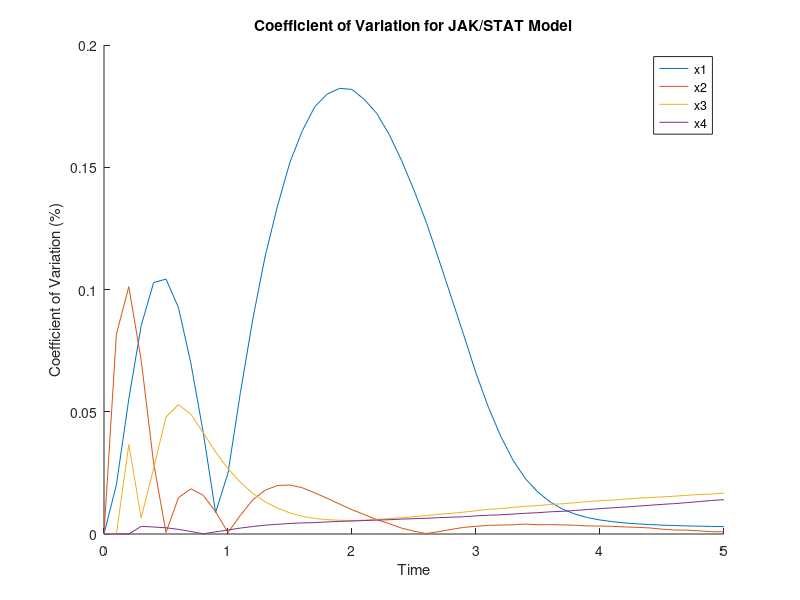
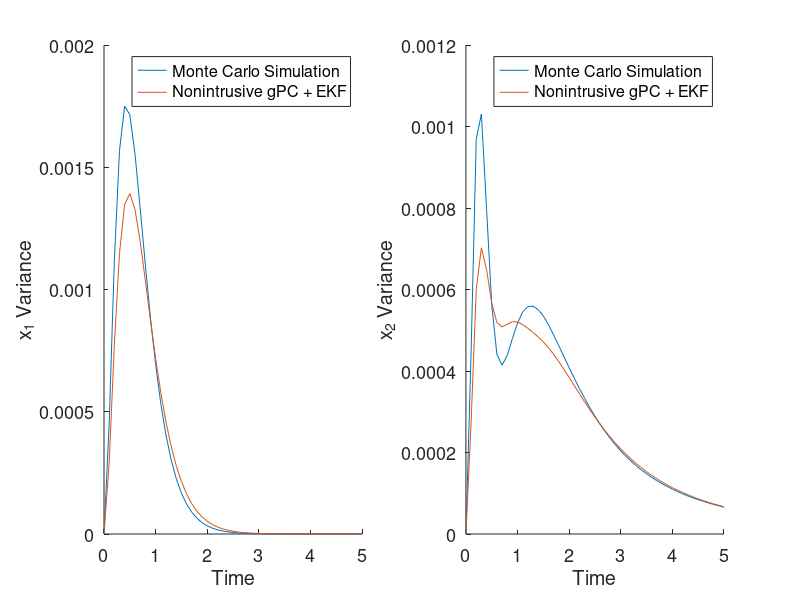

The MATLAB source for these figures, in order:
load('totvar1','totvar1')
load('totvar2','totvar2')
load('totvar3','totvar3')
load('totvar4','totvar4')

mu1 = [1.000000000000000000e+00
7.897853718443836879e-01
6.242402018183289547e-01
4.937336843857673685e-01
3.907803027781557859e-01
3.095073516411829817e-01
2.453197803106876573e-01
1.945718418233598757e-01
1.544453942094144994e-01
1.226718423355959708e-01
9.749776261752936268e-02
7.754633130931894158e-02
6.172151513885758278e-02
4.916870187562925876e-02
3.919728810613678366e-02
3.127171776250149693e-02
2.497697676881439899e-02
1.996027962094680530e-02
1.597340324346754881e-02
1.280013238328448627e-02
1.027868995527107462e-02
8.277260509081211040e-03
6.686015013184240172e-03
5.434729951868028965e-03
4.453180278062360622e-03
3.687186047265381562e-03
3.098382489073092574e-03
2.650937878392805019e-03
2.324322660339986444e-03
2.093841358190976377e-03
1.946551190204340916e-03
1.869371822675385810e-03
1.851414567778845652e-03
1.884405862695187443e-03
1.961205406195185713e-03
2.076090183191317204e-03
2.226198248979824150e-03
2.405591051571357320e-03
2.615874704921048854e-03
2.851165383777949213e-03
3.110407071990256567e-03
3.392678121968035164e-03
3.696093838275525071e-03
4.016874975257177238e-03
4.355339823664464496e-03
4.711783224942061275e-03
5.081656340724270346e-03
5.469491639444430502e-03
5.871620261990773831e-03
6.283747416021678162e-03
6.711427758579534969e-03]';

mu2 = [0.000000000000000000e+00
2.101894353664625625e-01
3.647716652161258621e-01
4.623575266598202727e-01
5.125898349754391958e-01
5.292428049232843490e-01
5.247405524864938720e-01
5.080730854128371332e-01
4.850941316021499250e-01
4.593902522880751182e-01
4.330309164043982251e-01
4.071962411181285768e-01
3.825598072337834110e-01
3.594089291367874028e-01
3.378586761712580877e-01
3.179316261279775957e-01
2.995789313670708109e-01
2.826964773550253440e-01
2.671972903600762228e-01
2.529773975575007050e-01
2.399105876948245120e-01
2.279110373004236412e-01
2.168711318551369838e-01
2.067152284738503210e-01
1.973476866729113599e-01
1.887313232633723303e-01
1.807540627288563850e-01
1.733963254762977968e-01
1.665688477154000091e-01
1.602651479162394421e-01
1.544167120291480844e-01
1.489975172278634741e-01
1.439703174424063203e-01
1.392852546914474243e-01
1.349526770804175546e-01
1.309102931530588820e-01
1.271621763755333423e-01
1.236772356808166912e-01
1.204530123129680108e-01
1.174706797188920931e-01
1.147023529987560714e-01
1.121389648260739252e-01
1.097830564110756774e-01
1.076098156268647660e-01
1.056269910726916061e-01
1.038155549602843564e-01
1.021732052173375815e-01
1.006984664490058190e-01
9.937695471066762543e-02
9.820245813944636359e-02
9.715859903397640329e-02]';

mu3 = [0.000000000000000000e+00
0.000000000000000000e+00
5.486603550888194056e-03
2.189509335776248372e-02
4.801836889138493686e-02
7.979788309050800388e-02
1.132869958160334090e-01
1.457734876240377175e-01
1.757766629000528935e-01
2.026380527754422511e-01
2.262300922481280396e-01
2.467059425910849424e-01
2.642899811052160652e-01
2.793383531951439958e-01
2.921104277534786742e-01
3.029283586489763258e-01
3.120429966086177842e-01
3.196765594103289643e-01
3.260400096153299176e-01
3.312739890096840223e-01
3.355600992883318034e-01
3.390026125794355916e-01
3.417314126245368788e-01
3.438389448286882089e-01
3.453936845872102590e-01
3.464407538680386311e-01
3.471076521826079175e-01
3.473805377416876450e-01
3.473288775444613452e-01
3.470135344811006717e-01
3.464634678660757361e-01
3.457133127278217422e-01
3.447164191235777553e-01
3.435592309218625795e-01
3.422410960801053337e-01
3.408207762859267742e-01
3.392890864881796809e-01
3.376323953972519831e-01
3.358826776608946352e-01
3.340644039245055374e-01
3.322177774300408837e-01
3.302870052844741888e-01
3.282973582177627359e-01
3.262354548255357312e-01
3.241557079570544508e-01
3.220516952873452854e-01
3.199454995841335414e-01
3.178050638723231569e-01
3.156481905582049219e-01
3.134892089365627355e-01
3.113374195831868363e-01]';

mu4 = [0.000000000000000000e+00
0.000000000000000000e+00
0.000000000000000000e+00
5.848719385246816679e-05
2.920571903957229769e-04
8.038556879849438836e-04
1.654331610400416180e-03
2.860671423740127582e-03
4.414125780680727175e-03
6.284155424070835341e-03
8.441455839999454161e-03
1.085657067409775273e-02
1.348534543574013769e-02
1.630284378620487640e-02
1.928281810382606945e-02
2.239411468095546531e-02
2.561634647030607698e-02
2.892973640629779158e-02
3.232910077525065484e-02
3.579642806999364102e-02
3.930591703716823648e-02
4.286195798651871308e-02
4.644664026395043527e-02
5.004878295277342959e-02
5.366697988993057722e-02
5.729481656920090704e-02
6.091873539789856989e-02
6.453813049970939797e-02
6.814029176569888491e-02
7.172043065689999441e-02
7.527866998843660284e-02
7.881219602699397753e-02
8.230158321891520301e-02
8.577019632928818693e-02
8.920249961978672648e-02
9.258756058578235248e-02
9.593617857144910721e-02
9.923267744807015567e-02
1.024751818870986431e-01
1.056539618740071490e-01
1.087866061174645460e-01
1.118698442428378986e-01
1.148876359812466968e-01
1.178427190398290414e-01
1.207176779142120071e-01
1.235341791213209195e-01
1.262688549542370642e-01
1.289682796617701022e-01
1.315809125152931636e-01
1.341212314900459834e-01
1.365827113379989299e-01]';

var1 = [0.000000000000000000e+00
4.490461191243497446e-04
1.116859730654822013e-03
1.568609960199546282e-03
1.749514741435797714e-03
1.715264956814330005e-03
1.555143432171646493e-03
1.334122307922118444e-03
1.102663920432109907e-03
8.842680867573938152e-04
6.934732913599350995e-04
5.340027721714577435e-04
4.052957360315700172e-04
3.042293125695852765e-04
2.265567166545354833e-04
1.669357757528582725e-04
1.223464728844429045e-04
8.898921537866264289e-05
6.453984354770854524e-05
4.653797554442471335e-05
3.338078419704754477e-05
2.394074618712216344e-05
1.707693593857605827e-05
1.218528427710602022e-05
8.689390293217399920e-06
6.177898748731610179e-06
4.376164835821040201e-06
3.108758418991575233e-06
2.195463809822678520e-06
1.544281194525306486e-06
1.101012967636643145e-06
7.803094219957342874e-07
5.551767896779665188e-07
4.020272569324784608e-07
2.929609093520423109e-07
2.158054315459539422e-07
1.650717228004730100e-07
1.321878320838590328e-07
1.101420128618305318e-07
9.766169794352829451e-08
8.983312327772539167e-08
8.721258453842446154e-08
9.002974206590409658e-08
9.524347766524338242e-08
1.018173348511208590e-07
1.125712958385425081e-07
1.244950078765032382e-07
1.391099295251679581e-07
1.545831558962986152e-07
1.747474619669698490e-07
1.946145320756041184e-07]';

var2 = [0.000000000000000000e+00
4.433319402036014307e-04
9.691026784655204247e-04
1.030680437822889236e-03
7.978211713368210233e-04
5.636466049041347071e-04
4.408844459056716555e-04
4.142285892003119588e-04
4.379972491640456525e-04
4.793890490504821959e-04
5.177555358837995260e-04
5.449511229062031260e-04
5.582327031555704222e-04
5.590951396119933116e-04
5.506811990528353261e-04
5.349912510658439650e-04
5.135906341062841576e-04
4.883372019917139742e-04
4.619516580535112547e-04
4.348482380327371786e-04
4.080440813090262285e-04
3.821723112572460645e-04
3.568369306562897410e-04
3.331363435177573610e-04
3.100364587822961948e-04
2.890151515665600264e-04
2.690672876248138899e-04
2.510830865170183028e-04
2.340411519093939360e-04
2.181601243120190239e-04
2.039374734632831828e-04
1.906513213401984973e-04
1.787382445533012296e-04
1.676285362693463819e-04
1.570121921523241022e-04
1.479072340942607321e-04
1.390108943988550936e-04
1.309154154899504717e-04
1.234629548295243301e-04
1.166673598288496858e-04
1.100968026833666846e-04
1.040301974974536855e-04
9.851140652189385814e-05
9.328256450572400456e-05
8.849742822687858878e-05
8.428618435690196295e-05
8.023548410058075524e-05
7.613052287033287798e-05
7.253774794093397317e-05
6.924283032577792721e-05
6.586770114593055189e-05]';

var3 = [0.000000000000000000e+00
0.000000000000000000e+00
1.504802036411960141e-06
1.944547169348593107e-05
7.311368055540605915e-05
1.549688984982994005e-04
2.372464689825546800e-04
2.998918564749377845e-04
3.351092684021973788e-04
3.447999688324501549e-04
3.356291140902532442e-04
3.147707560400583274e-04
2.876681888275159447e-04
2.587732730102125381e-04
2.306777275809251829e-04
2.041032669663971706e-04
1.799802251715249750e-04
1.589863482175860715e-04
1.407081003075451970e-04
1.249741697732143940e-04
1.114157265966260631e-04
1.003531144838330780e-04
9.123803701509922029e-05
8.353857282599215094e-05
7.711249930218662179e-05
7.184395742724858987e-05
6.766840465112817387e-05
6.461623399472598607e-05
6.166209368990057120e-05
5.952955609177990233e-05
5.828733770810538286e-05
5.741685689081750543e-05
5.609961872356180489e-05
5.550704271335836531e-05
5.507984244159222004e-05
5.442049482446234022e-05
5.427010248899512859e-05
5.391389184543926593e-05
5.404279782004102483e-05
5.444704840242946671e-05
5.466015531091585652e-05
5.438288958301146361e-05
5.488922273772787509e-05
5.524301254866381515e-05
5.538537143051735069e-05
5.537017835544748333e-05
5.563448083747288888e-05
5.611863607397170594e-05
5.642163983390976621e-05
5.646192149716877992e-05
5.694503808531688037e-05]';

var4 = [0.000000000000000000e+00
0.000000000000000000e+00
0.000000000000000000e+00
1.709990822888949526e-10
3.920338080101744308e-09
2.457120773215742104e-08
8.598623954260445533e-08
2.133243899045424807e-07
4.251587563451760546e-07
7.279023049688286019e-07
1.113916519387077259e-06
1.591490687152429001e-06
2.137653720902438354e-06
2.748606919257383283e-06
3.385461059372001953e-06
4.067585619488874653e-06
4.754798156607365261e-06
5.434992448103558438e-06
6.167530510041672071e-06
6.886497334568130317e-06
7.590388191439015732e-06
8.304777988266855900e-06
9.002013704595907275e-06
9.690321217793893899e-06
1.040024047419409764e-05
1.106748209127193301e-05
1.171779520785164244e-05
1.241706231249186162e-05
1.303307494193158572e-05
1.366136597198823725e-05
1.439266596445958913e-05
1.504609363065876103e-05
1.562482749637350817e-05
1.630288552885838512e-05
1.697306160187355027e-05
1.756949658043794056e-05
1.827040550410373112e-05
1.881731719975360484e-05
1.950274686679132023e-05
2.021675941816205021e-05
2.087617926203820168e-05
2.156112670533497772e-05
2.215197590137831920e-05
2.287880420406500535e-05
2.354016135676113147e-05
2.423033738197358887e-05
2.483893739438310222e-05
2.556728557070060885e-05
2.632768189391808102e-05
2.713470003247099406e-05
2.773850733579132240e-05]';

t = [0:.1:5];

error1 = ((abs(totvar1 - var1))./(mu1))*100;
error2 = ((abs(totvar2 - var2))./(mu2))*100;
error3 = ((abs(totvar3 - var3))./(mu3))*100;
error4 = ((abs(totvar4 - var4))./(mu4))*100;

error2(1) = 0;
error3(1:2) = 0;
error4(1:3) = 0;

figure
hold on 
plot(t,error1); plot(t,error2); plot(t,error3); plot(t,error4)
xlabel('Time'); ylabel('Coefficient of Variation (%)')
title('Coefficient of Variation for JAK/STAT Model')
legend('x1','x2','x3','x4')

rmse1 = sqrt(mean((totvar1 - var1).^2));
rmse2 = sqrt(mean((totvar2 - var2).^2));
rmse3 = sqrt(mean((totvar3 - var3).^2));
rmse4 = sqrt(mean((totvar4 - var4).^2));

figure
subplot(1,2,1)
hold on 
plot(t,var1), plot(t,totvar1)
xlabel('Time'); ylabel('x_{1} Variance')
legend('Monte Carlo Simulation','Nonintrusive gPC + EKF')
set(gca,'fontsize',13)

subplot(1,2,2)
hold on 
plot(t,var2), plot(t,totvar2)
xlabel('Time'); ylabel('x_{2} Variance')
legend('Monte Carlo Simulation','Nonintrusive gPC + EKF')
set(gca,'fontsize',13)

% subplot(2,2,3)
% hold on 
% plot(t,var3), plot(t,totvar3)
% xlabel('Time'); ylabel('x_{3} Variance')
% legend('Monte Carlo Simulation','Nonintrusive gPC + EKF')
% set(gca,'fontsize',11.5)
% 
% subplot(2,2,4)
% hold on 
% plot(t,var4), plot(t,totvar4)
% xlabel('Time'); ylabel('x_{4} Variance')
% legend('Monte Carlo Simulation','Nonintrusive gPC + EKF')
% set(gca,'fontsize',11.5)